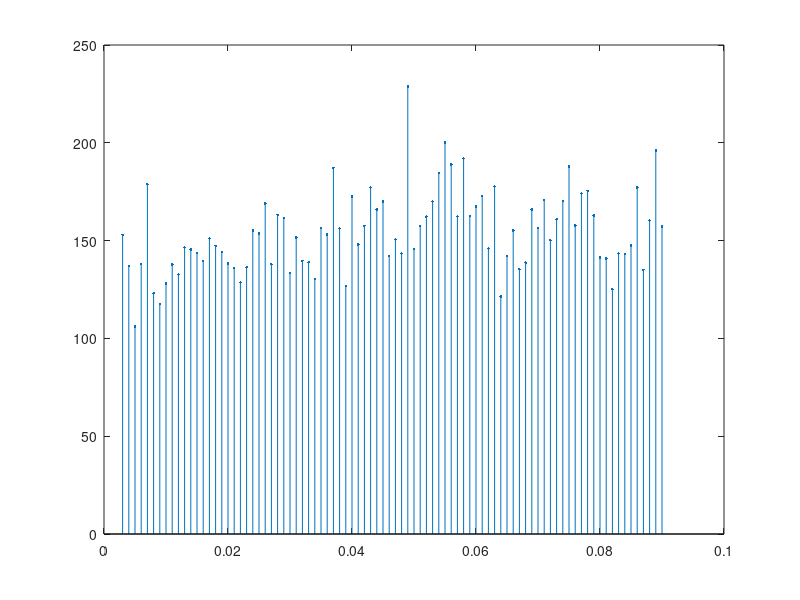
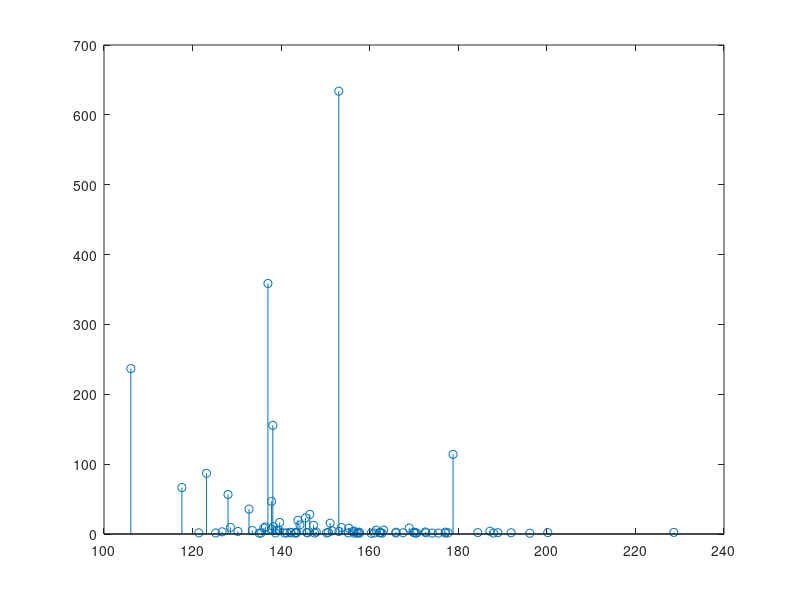

Source code (MATLAB) for these figures, in order:
clear all; close all; clc;
load rosgrafico.dat
load custo.dat
h=rosgrafico(:,1);
err=rosgrafico(:,2);
tempo=h.*err;
%stem3(tempo,h,err)
%view(15,20)
figure(1)
stem(h,tempo,'.')
% view(15,-20)
figure(2)
stem(tempo,custo)